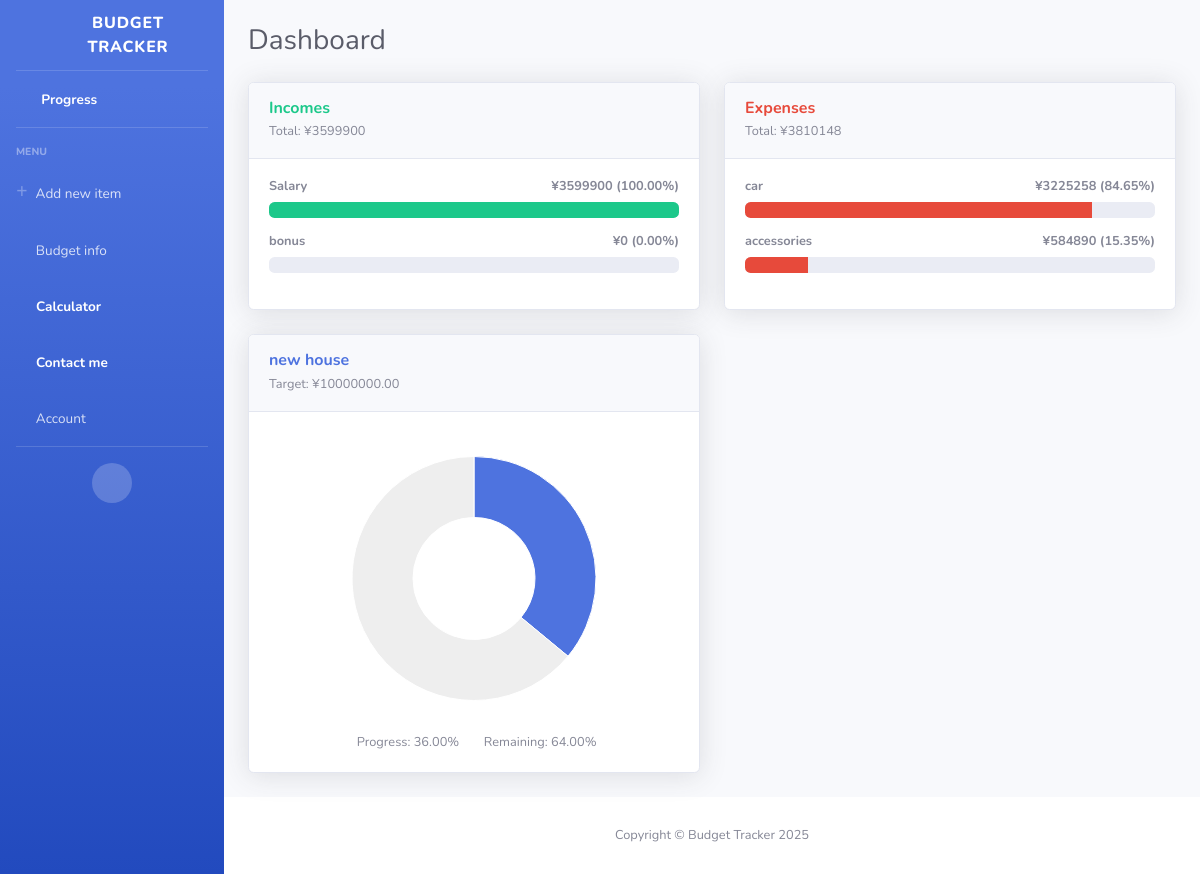
Page / (signed in) on the committed database.
### budget_app/models.py (models this page shows, shortened)
class IncomeCategory(models.Model):
    user = models.ForeignKey(settings.AUTH_USER_MODEL, on_delete=models.CASCADE)
    name = models.CharField(max_length=100)

class ExpenseCategory(models.Model):
    user = models.ForeignKey(settings.AUTH_USER_MODEL, on_delete=models.CASCADE)
    name = models.CharField(max_length=100)

class Goal(models.Model):
    title = models.CharField(max_length=255)
    description = models.TextField(blank=True)
    target_amount = models.DecimalField(max_digits=10, decimal_places=2)
    current_amount = models.DecimalField(max_digits=10, decimal_places=2, default=0)
    user = models.ForeignKey(settings.AUTH_USER_MODEL, on_delete=models.CASCADE)

### budget_app/views.py (the view)
# urls.py: path('', HomepageView, name='index'),
@login_required
def HomepageView(request):
    income_categories = IncomeCategory.objects.filter(user=request.user)
    expense_categories = ExpenseCategory.objects.filter(user=request.user)
    incomes = Income.objects.filter(user=request.user)
    expenses = Expense.objects.filter(user=request.user)
    total_income = incomes.aggregate(total=Sum('amount'))['total'] or 0
    total_expense = expenses.aggregate(total=Sum('amount'))['total'] or 0
    income_progress = []
    for category in income_categories:
        category_sum = incomes.filter(category=category).aggregate(total=Sum('amount'))['total'] or 0
        percent = (category_sum / total_income * 100) if total_income else 0
        income_progress.append({
            'category': category.name,
            'percent': round(percent, 2),
            'sum': category_sum
        })
    expense_progress = []
    for category in expense_categories:
        category_sum = expenses.filter(category=category).aggregate(total=Sum('amount'))['total'] or 0
        percent = (category_sum / total_expense * 100) if total_expense else 0
        expense_progress.append({
            'category': category.name,
            'percent': round(percent, 2),
            'sum': category_sum
        })
    goals = Goal.objects.filter(user=request.user)
    goals_data = []
    for goal in goals:
        current_amount = Income.objects.aggregate(total=Sum('amount'))['total'] or 0
        progress_percent = min(round(current_amount / goal.target_amount * 100, 2), 100)
        remaining_percent = 100 - progress_percent
        goals_data.append({
            "id": goal.id,
            "title": goal.title,
            "description": goal.description,
            "target": goal.target_amount,
            "current": current_amount,
            "progress_percent": progress_percent,
            "remaining_percent": remaining_percent,
        })
    context = {
        "income_categories": income_categories,
        "expense_categories": expense_categories,
        "income_progress": income_progress,
        "expense_progress": expense_progress,
        "total_income": total_income,
        "total_expense": total_expense,
        "goals_data": goals_data,
    }
    return render(request, "index.html", context)

### budget_app/templates/index.html
{% extends 'base.html' %}
{% block content %}
<h1 class="h3 mb-4 text-gray-800">Dashboard</h1>
<div class="row">
    <div class="col-lg-6 mb-4">
        <div class="card shadow">
            <div class="card-header py-3">
                <h6 class="m-0 font-weight-bold text-success">Incomes</h6>
                <small>Total: ¥{{ total_income }}</small>
            </div>
            <div class="card-body">
                {% if income_progress %}
                    {% for item in income_progress %}
                        <h5 class="small font-weight-bold">{{ item.category }}
                            <span class="float-right">¥{{ item.sum }} ({{ item.percent }}%)</span>
                        </h5>
                        <div class="progress mb-3">
                            <div class="progress-bar bg-success" role="progressbar"
                                 style="width: {{ item.percent }}%"
                                 aria-valuenow="{{ item.percent }}" aria-valuemin="0" aria-valuemax="100">
                            </div>
                        </div>
                    {% endfor %}
                {% else %}
                    <p>No incomes yet.</p>
                {% endif %}
            </div>
        </div>
    </div>
    <div class="col-lg-6 mb-4">
        <div class="card shadow">
            <div class="card-header py-3">
                <h6 class="m-0 font-weight-bold text-danger">Expenses</h6>
                <small>Total: ¥{{ total_expense }}</small>
            </div>
            <div class="card-body">
                {% if expense_progress %}
                    {% for item in expense_progress %}
                        <h5 class="small font-weight-bold">{{ item.category }}
                            <span class="float-right">¥{{ item.sum }} ({{ item.percent }}%)</span>
                        </h5>
                        <div class="progress mb-3">
                            <div class="progress-bar bg-danger" role="progressbar"
                                 style="width: {{ item.percent }}%"
                                 aria-valuenow="{{ item.percent }}" aria-valuemin="0" aria-valuemax="100">
                            </div>
                        </div>
                    {% endfor %}
                {% else %}
                    <p>No expenses yet.</p>
                {% endif %}
            </div>
        </div>
    </div>
</div>
<div class="row">
    {% for goal in goals_data %}
    <div class="col-lg-6 mb-4">
        <div class="card shadow">
            <div class="card-header py-3">
                <h6 class="m-0 font-weight-bold text-primary">{{ goal.title }}</h6>
                <small>Target: ¥{{ goal.target }}</small>
            </div>
            <div class="card-body">
                <div class="chart-pie pt-4 pb-2">
                    <canvas id="goal-pie-{{ goal.id }}"></canvas>
                </div>
                <div class="mt-4 text-center small">
                <span class="mr-2">
                    <i class="fas fa-circle text-primary"></i> Progress: {{ goal.progress_percent }}%
                </span>
                <span class="mr-2">
                    <i class="fas fa-circle text-secondary"></i> Remaining: {{ goal.remaining_percent }}%
                </span>
            </div>
            </div>
        </div>
    </div>
    {% endfor %}
</div>
<script>
document.addEventListener('DOMContentLoaded', function() {
    {% for goal in goals_data %}
    var ctx{{ goal.id }} = document.getElementById('goal-pie-{{ goal.id }}').getContext('2d');
    var progress{{ goal.id }} = {{ goal.current }};
    var remaining{{ goal.id }} = {{ goal.target }} - progress{{ goal.id }};
    if (remaining{{ goal.id }} < 0) remaining{{ goal.id }} = 0;
    new Chart(ctx{{ goal.id }}, {
        type: 'doughnut',
        data: {
            labels: ['Progress', 'Remaining'],
            datasets: [{
                data: [progress{{ goal.id }}, remaining{{ goal.id }}],
                backgroundColor: ['rgba(78, 115, 223, 1)', 'rgba(200, 200, 200, 0.3)'],
                hoverBackgroundColor: ['rgba(78, 115, 223, 0.8)', 'rgba(200, 200, 200, 0.5)'],
                borderWidth: 1
            }]
        },
        options: {
            responsive: true,
            maintainAspectRatio: false,
            plugins: {
                legend: { display: false },
                tooltip: {
                    callbacks: {
                        label: function(context) {
                            return context.label + ': ¥' + context.parsed;
                        }
                    }
                }
            }
        }
    });
    {% endfor %}
});
</script>
{% endblock %}

### rows in the picture
IncomeCategory: category "Salary"
IncomeCategory: category "bonus"
ExpenseCategory: category "car"
ExpenseCategory: category "accessories"
Goal: title "new house", target "10000000.00"

### other values in the picture
{{ total_income }} "3599900"
{{ item.sum }} "3599900" "0"
{{ item.percent }} "100.00" "0.00"
{{ total_expense }} "3810148"
{{ item.sum }} "3225258" "584890"
{{ item.percent }} "84.65" "15.35"
{{ goal.progress_percent }} "36.00"
{{ goal.remaining_percent }} "64.00"
chart data {{ goal.current }} 3599900
